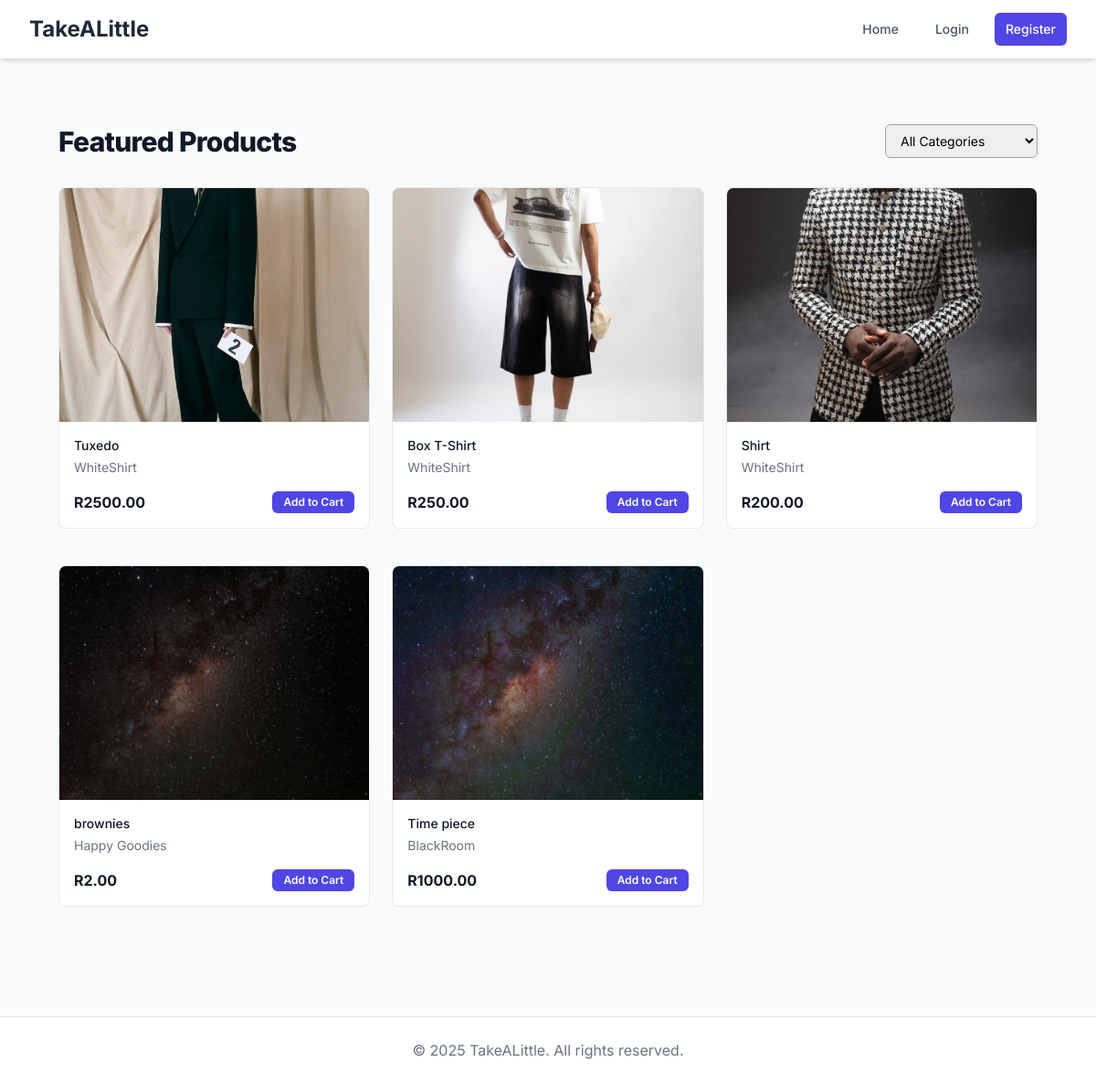
The page / on the database its author committed.
### shop/models.py (models this page shows, shortened)
class Product(models.Model):
    category = models.ForeignKey(Category, on_delete=models.SET_NULL, null=True, blank=True, related_name='products')
    store = models.ForeignKey(Store, on_delete=models.CASCADE, related_name='products')
    name = models.CharField(max_length=255)
    description = models.TextField()
    price = models.DecimalField(max_digits=10, decimal_places=2)
    stock = models.PositiveIntegerField(default=0)
    image = models.ImageField(upload_to='products/', blank=True, null=True)
    created_at = models.DateTimeField(auto_now_add=True)
    updated_at = models.DateTimeField(auto_now=True)

class Store(models.Model):
    owner = models.ForeignKey(settings.AUTH_USER_MODEL, on_delete=models.CASCADE, related_name='stores', limit_choices_to={'user_type': 'vendor'})
    name = models.CharField(max_length=255)
    description = models.TextField(blank=True)
    created_at = models.DateTimeField(auto_now_add=True)

### shop/views.py (the view)
# urls.py: path('', views.home, name='home'),
def home(request, category_slug=None):
    categories = Category.objects.all()
    products = Product.objects.all().order_by('-created_at')
    current_category = None
    if category_slug:
        current_category = get_object_or_404(Category, slug=category_slug)
        products = products.filter(category=current_category)
    context = {
        'products': products,
        'categories': categories,
        'current_category': current_category
    }
    return render(request, 'shop/home.html', context)

### shop/models.py (called while the page is built)
    def get_absolute_url(self):
        return reverse('shop:products_by_category', args=[self.slug])

### shop/Templates/Shop/home.html (shortened to what this page needs)
{% extends 'shop/base.html' %}
{% block content %}
<div class="max-w-7xl mx-auto py-12 px-4 sm:px-6 lg:px-8">
    <div class="flex flex-col md:flex-row md:items-center md:justify-between mb-8">
        <h2 class="text-3xl font-extrabold tracking-tight text-gray-900 mb-4 md:mb-0">
            {% if current_category %}{{ current_category.name }}{% else %}Featured Products{% endif %}
        </h2>
        <form method="get" id="categoryFilterForm">
            <select name="category" id="categorySelect" class="block w-full md:w-auto pl-3 pr-10 py-2 text-base border border-gray-400 focus:outline-none focus:ring-indigo-500 focus:border-indigo-500 sm:text-sm rounded-md">
                <option value="{% url 'shop:home' %}" {% if not current_category %}selected{% endif %}>All Categories</option>
            </select>
        </form>
    </div>
    <div class="grid grid-cols-1 gap-y-10 gap-x-6 sm:grid-cols-2 lg:grid-cols-3 xl:grid-cols-4">
        {% for product in products %}
        <div class="group relative flex flex-col bg-white border border-gray-200 rounded-lg overflow-hidden">
            <a href="{% url 'shop:product_detail' product.id %}">
                <div class="h-64 bg-gray-200 group-hover:opacity-75">
                    {% if product.image %}
                    <img src="{{ product.image.url }}" alt="{{ product.name }}" class="w-full h-full object-center object-cover">
                    {% else %}
                    <div class="w-full h-full flex items-center justify-center text-gray-400">No Image</div>
                    {% endif %}
                </div>
            </a>
            <div class="p-4 flex flex-col flex-grow">
                <h3 class="text-sm font-medium text-gray-900">
                    <a href="{% url 'shop:product_detail' product.id %}">
                        <span aria-hidden="true" class="absolute inset-0"></span>
                        {{ product.name }}
                    </a>
                </h3>
                <p class="mt-1 text-sm text-gray-500">{{ product.store.name }}</p>
                <div class="flex justify-between items-center mt-4">
                    <p class="text-md font-bold text-gray-900">R{{ product.price }}</p>
                    <a href="{% url 'shop:add_to_cart' product.id %}" class="relative z-10 px-3 py-1 bg-indigo-600 text-white text-xs font-semibold rounded-md hover:bg-indigo-700">
                        Add to Cart
                    </a>
                </div>
            </div>
        </div>
        {% empty %}
        <p class="col-span-full text-gray-500">There are no products in this category.</p>
        {% endfor %}
    </div>
</div>
{% endblock %}

### shop/Templates/Shop/base.html (shortened to what this page needs)
<!DOCTYPE html>
<html lang="en">
<head>
    <script src="https://cdn.tailwindcss.com"></script>
</head>
<body class="bg-gray-50 font-sans">
    <nav class="bg-white shadow-md sticky top-0 z-50">
        <div class="max-w-7xl mx-auto px-4 sm:px-6 lg:px-8">
            <div class="flex items-center justify-between h-16">
                <div class="flex items-center">
                    <a href="{% url 'shop:home' %}" class="text-2xl font-bold text-gray-800">
                        TakeALittle
                    </a>
                </div>
                <div class="hidden md:block">
                    <div class="ml-10 flex items-baseline space-x-4">
                        <a href="{% url 'shop:home' %}" class="text-gray-600 hover:bg-gray-100 hover:text-gray-900 px-3 py-2 rounded-md text-sm font-medium">Home</a>
                        {% if user.is_authenticated %}
                            {% if user.is_vendor %}
                                <a href="{% url 'shop:vendor_dashboard' %}" class="text-gray-600 hover:bg-gray-100 hover:text-gray-900 px-3 py-2 rounded-md text-sm font-medium">Dashboard</a>
                            {% endif %}
                             <a href="{% url 'shop:view_cart' %}" class="text-gray-600 hover:bg-gray-100 hover:text-gray-900 px-3 py-2 rounded-md text-sm font-medium">Cart</a>
                            <a href="#" onclick="document.getElementById('logout-form').submit();" class="text-gray-600 hover:bg-gray-100 hover:text-gray-900 px-3 py-2 rounded-md text-sm font-medium">Logout</a>
                            <form id="logout-form" action="{% url 'shop:logout' %}" method="post" class="hidden">{% csrf_token %}</form>
                        {% else %}
                            <a href="{% url 'shop:login' %}" class="text-gray-600 hover:bg-gray-100 hover:text-gray-900 px-3 py-2 rounded-md text-sm font-medium">Login</a>
                            <a href="{% url 'shop:register' %}" class="bg-indigo-600 text-white hover:bg-indigo-700 px-3 py-2 rounded-md text-sm font-medium">Register</a>
                        {% endif %}
                    </div>
                </div>
            </div>
        </div>
    </nav>
    <main>
        <div class="max-w-7xl mx-auto py-6 sm:px-6 lg:px-8">
            {% block content %}{% endblock %}
        </div>
    </main>
    <footer class="bg-white border-t mt-12">
        <div class="max-w-7xl mx-auto py-6 px-4 sm:px-6 lg:px-8 text-center text-gray-500">
            <p>&copy; 2025 TakeALittle. All rights reserved.</p>
        </div>
    </footer>
</body>
</html>

### rows shown on the page
Product: image (picture), name "Tuxedo", store.name "WhiteShirt", price "2500.00"
Product: image (picture), name "Box T-Shirt", store.name "WhiteShirt", price "250.00"
Product: image (picture), name "Shirt", store.name "WhiteShirt", price "200.00"
Product: image (picture), name "brownies", store.name "Happy Goodies", price "2.00"
Product: image (picture), name "Time piece", store.name "BlackRoom", price "1000.00"
